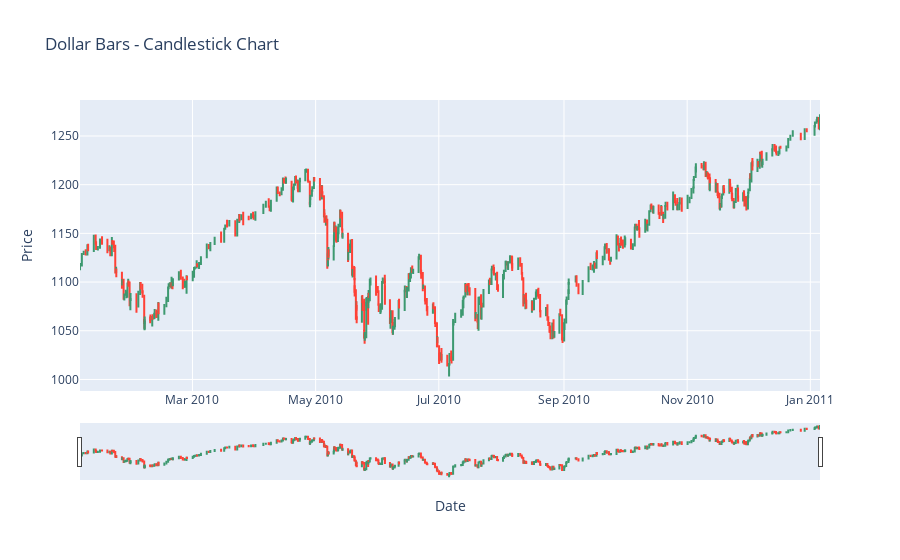

The cell this chart's notebook holds for it:
### Markdown cell above
### Look at first 500

### Code cell
# Dollar Bars Analysis

fig = go.Figure(data=[go.Candlestick(x=dollar_bars[:500].index,
                open=dollar_bars['open'],
                high=dollar_bars['high'],
                low=dollar_bars['low'],
                close=dollar_bars['close'])])
fig.update_layout(title='Dollar Bars - Candlestick Chart', xaxis_title='Date', yaxis_title='Price')
fig.show()

### Figure 1 — Plotly figure (JSON) as saved in the notebook; plotly's stock layout.template omitted (floating-point values rounded to 4 significant figures; data arrays with more than 128 entries replaced by an {"elided": "..."} marker saying what was removed)
{"data": [{"close": {"elided": "1908 float values"}, "high": {"elided": "1908 float values"}, "low": {"elided": "1908 float values"}, "open": {"elided": "1908 float values"}, "type": "candlestick", "x": {"elided": "500 str values"}}], "layout": {"title": {"text": "Dollar Bars - Candlestick Chart"}, "xaxis": {"title": {"text": "Date"}}, "yaxis": {"title": {"text": "Price"}}}}
